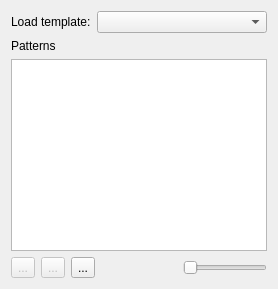
         <widget class="QWidget" name="tab_patterns">
          <attribute name="title">
           <string>Templates</string>
          </attribute>
          <layout class="QVBoxLayout" name="verticalLayout">
           <item>
            <layout class="QHBoxLayout" name="horizontalLayout_6">
             <item>
              <widget class="QLabel" name="label_template">
               <property name="sizePolicy">
                <sizepolicy hsizetype="Preferred" vsizetype="Fixed">
                 <horstretch>0</horstretch>
                 <verstretch>0</verstretch>
                </sizepolicy>
               </property>
               <property name="text">
                <string>Load template:</string>
               </property>
              </widget>
             </item>
             <item>
              <widget class="KComboBox" name="templateBox">
               <property name="sizePolicy">
                <sizepolicy hsizetype="MinimumExpanding" vsizetype="Fixed">
                 <horstretch>0</horstretch>
                 <verstretch>0</verstretch>
                </sizepolicy>
               </property>
               <property name="sizeAdjustPolicy">
                <enum>QComboBox::SizeAdjustPolicy::AdjustToContents</enum>
               </property>
              </widget>
             </item>
            </layout>
           </item>
           <item>
            <widget class="QLabel" name="label">
             <property name="text">
              <string>Patterns</string>
             </property>
            </widget>
           </item>
           <item>
            <widget class="QListView" name="patternsList">
             <property name="selectionMode">
              <enum>QAbstractItemView::SelectionMode::SingleSelection</enum>
             </property>
             <property name="spacing">
              <number>4</number>
             </property>
             <property name="viewMode">
              <enum>QListView::ViewMode::IconMode</enum>
             </property>
             <property name="uniformItemSizes">
              <bool>true</bool>
             </property>
            </widget>
           </item>
           <item>
            <layout class="QHBoxLayout" name="horizontalLayout_4">
             <item>
              <widget class="QToolButton" name="btn_add">
               <property name="enabled">
                <bool>false</bool>
               </property>
               <property name="toolTip">
                <string>Add pattern.</string>
               </property>
               <property name="text">
                <string>...</string>
               </property>
               <property name="icon">
                <iconset theme="list-add"/>
               </property>
              </widget>
             </item>
             <item>
              <widget class="QToolButton" name="btn_remove">
               <property name="enabled">
                <bool>false</bool>
               </property>
               <property name="toolTip">
                <string>Delete pattern.</string>
               </property>
               <property name="text">
                <string>...</string>
               </property>
               <property name="icon">
                <iconset theme="list-remove"/>
               </property>
              </widget>
             </item>
             <item>
              <widget class="QToolButton" name="btn_removeAll">
               <property name="toolTip">
                <string>Delete all patterns.</string>
               </property>
               <property name="text">
                <string>...</string>
               </property>
               <property name="icon">
                <iconset theme="edit-delete"/>
               </property>
              </widget>
             </item>
             <item>
              <spacer name="horizontalSpacer_4">
               <property name="orientation">
                <enum>Qt::Orientation::Horizontal</enum>
               </property>
               <property name="sizeHint" stdset="0">
                <size>
                 <width>40</width>
                 <height>20</height>
                </size>
               </property>
              </spacer>
             </item>
             <item>
              <widget class="QSlider" name="scaleSlider">
               <property name="orientation">
                <enum>Qt::Orientation::Horizontal</enum>
               </property>
              </widget>
             </item>
            </layout>
           </item>
          </layout>
         </widget>
